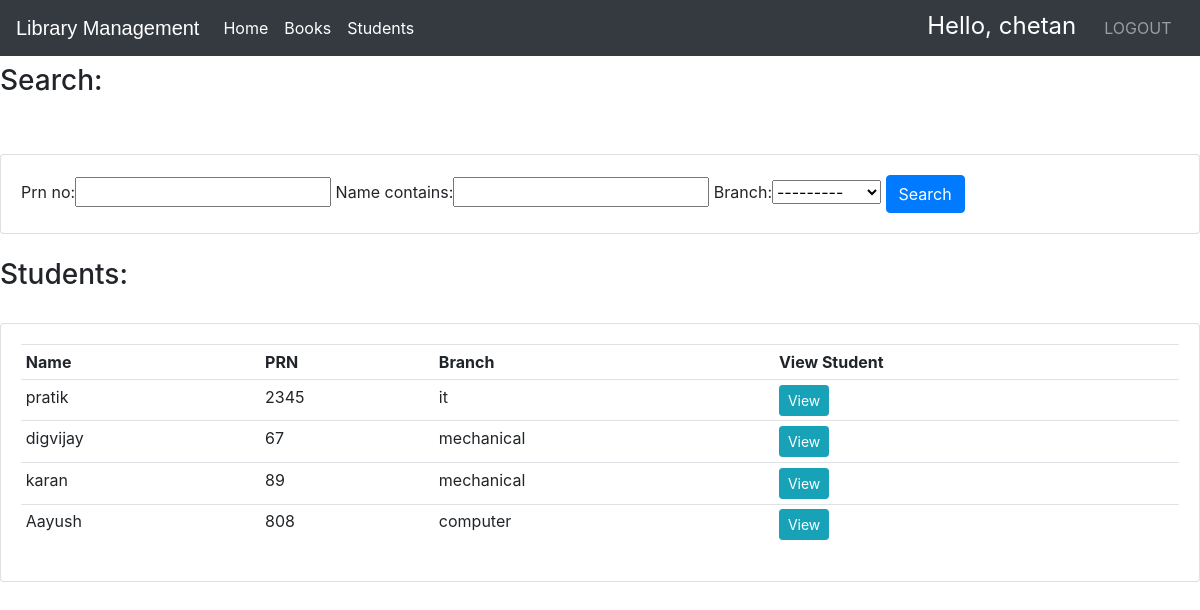
Screenshot of /viewstudent/ (signed in) with the database file from the repository.
### library/models.py (models this page shows, shortened)
class Student(models.Model):
    deptchoice= [
        ('Computer', 'Computer'),
        ('Mechanical', 'Mechanical'),
        ('ENTC', 'ENTC'),
        ('Civil', 'Civil'),
        ('IT', 'IT'),
        ]
    user = models.OneToOneField(User, null=True, on_delete=models.CASCADE)
    prn_no = models.CharField(max_length=10,unique=True)
    name = models.CharField(max_length=40)
    branch = models.CharField(max_length=30,choices=deptchoice)
    email = models.EmailField(unique=True)
    contact_no = models.CharField(max_length=10)
    total_books_due=models.IntegerField(default=0)

### library/decorators.py (the view)
		def wrapper_func(request, *args, **kwargs):
			group = None
			if request.user.groups.exists():
				group = request.user.groups.all()[0].name
			if group in allowed_roles:
				return view_func(request, *args, **kwargs)
			else:
				return HttpResponse('You are not authorized to view this page')

### library/views.py (called while the page is built)
@login_required(login_url='login')
@allowed_users(allowed_roles=['admin'])
def viewstudent(request):
    student = models.Student.objects.all()
    myFilter = StudentFilter(request.GET,queryset=student)
    student = myFilter.qs
    context ={'student':student,'myFilter': myFilter}
    return render(request,'library/viewstudent.html',context)

### library/templates/library/viewstudent.html (shortened to what this page needs)
{%  extends 'library/main.html' %}
{% block content %}
	<br>
	<div class="row">
		<div class="col-md">
		    <h3>Search:</h3>
<br>
<br>
<div class="row">
	<div class="col">
		<div class="card card-body">
			<form method="get">
				{{myFilter.form}}
		    <button class="btn btn-primary" type="submit">Search</button>
		  </form>
		</div>
	</div>
</div>
<br>
<h3>Students:</h3>
<br>
<div class="row">
	<div class="col-md">
		<div class="card card-body">
			<table class="table table-sm">
				<tr>
                    <th>Name</th>
                    <th>PRN</th>
                    <th>Branch</th>
                    <th>View Student</th>
				</tr>
                {% for student in student %}
            <tr>
            <td>{{student.name}}</td>
            <td>{{student.prn_no}}</td>
            <td>{{student.branch}}</td>
            <td><a class="btn btn-sm btn-info" href="{% url 'studentdetails' student.id %}">View</a></td>
            </tr>
        {% endfor %}
			</table>
		</div>
	</div>
</div>
{% endblock %}

### library/templates/library/navbaradmin.html (shortened to what this page needs)
<!DOCTYPE html>
<html lang="en">
<head>
<link rel="stylesheet" href="https://stackpath.bootstrapcdn.com/bootstrap/4.3.1/css/bootstrap.min.css">
<link rel="stylesheet" href="https://maxcdn.bootstrapcdn.com/font-awesome/4.7.0/css/font-awesome.min.css">
</head>
<body>
<div class="bs-example">
    <nav class="navbar navbar-expand-md bg-dark navbar-dark fixed-top">
        <a href="/" class="navbar-brand">Library Management</a>
        <div class="collapse navbar-collapse justify-content-between" id="navbarCollapse">
            <div class="navbar-nav">
                <a href="/" class="nav-item nav-link active">Home</a>
                <li class="nav-item active">
                <a href="{% url 'viewbook' %}" class="nav-item nav-link active">Books</a>
              </li>
                {% if request.user.is_staff %}
                <a href="{% url 'viewstudent' %}" class="nav-item nav-link active">Students</a>
                {% endif %}
            </div>
            <div class="navbar-nav">
                <span class="hello-msg">Hello, {{request.user}}</span>
                <a href="{% url 'logout' %}" class="nav-item nav-link">LOGOUT</a> &nbsp
            </div>
        </div>
    </nav>
</div>
</body>
</html>

### library/static/css/main.css (style rules this page uses)
body { background-color: #ebeff5; }

### library/templates/library/navbaradmin.html (style rules this page uses)
.bs-example { margin: 0px; }
.navbar-brand { font-size: 20px; font-family: sans-serif; }
.hello-msg { font-size: 24px; color: #fff; margin-right: 20px; }

### rows the page displays
Student: name "pratik", prn_no "2345", branch "it"
Student: name "digvijay", prn_no "67", branch "mechanical"
Student: name "karan", prn_no "89", branch "mechanical"
Student: name "Aayush", prn_no "808", branch "computer"

### other values shown
{{ request.user }} "chetan"
